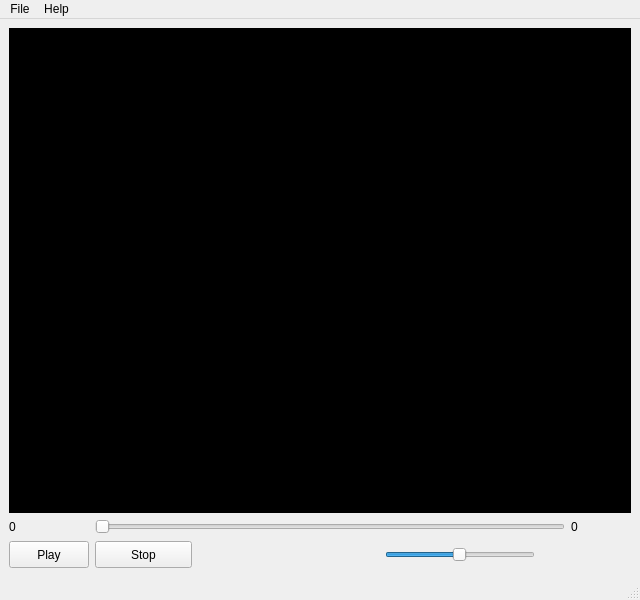
<?xml version="1.0" encoding="UTF-8"?>
<ui version="4.0">
 <class>MainWindow</class>
 <widget class="QMainWindow" name="MainWindow">
  <property name="geometry">
   <rect>
    <x>0</x>
    <y>0</y>
    <width>640</width>
    <height>600</height>
   </rect>
  </property>
  <property name="minimumSize">
   <size>
    <width>640</width>
    <height>600</height>
   </size>
  </property>
  <property name="windowTitle">
   <string>MainWindow</string>
  </property>
  <property name="statusTip">
   <string/>
  </property>
  <widget class="QWidget" name="centralwidget">
   <layout class="QGridLayout" name="gridLayout">
    <item row="0" column="0" colspan="5">
     <widget class="QFrame" name="videoframe">
      <property name="palette">
       <palette>
        <active>
         <colorrole role="Base">
          <brush brushstyle="SolidPattern">
           <color alpha="255">
            <red>255</red>
            <green>255</green>
            <blue>255</blue>
           </color>
          </brush>
         </colorrole>
         <colorrole role="Window">
          <brush brushstyle="SolidPattern">
           <color alpha="255">
            <red>0</red>
            <green>0</green>
            <blue>0</blue>
           </color>
          </brush>
         </colorrole>
        </active>
        <inactive>
         <colorrole role="Base">
          <brush brushstyle="SolidPattern">
           <color alpha="255">
            <red>255</red>
            <green>255</green>
            <blue>255</blue>
           </color>
          </brush>
         </colorrole>
         <colorrole role="Window">
          <brush brushstyle="SolidPattern">
           <color alpha="255">
            <red>0</red>
            <green>0</green>
            <blue>0</blue>
           </color>
          </brush>
         </colorrole>
        </inactive>
        <disabled>
         <colorrole role="Base">
          <brush brushstyle="SolidPattern">
           <color alpha="255">
            <red>0</red>
            <green>0</green>
            <blue>0</blue>
           </color>
          </brush>
         </colorrole>
         <colorrole role="Window">
          <brush brushstyle="SolidPattern">
           <color alpha="255">
            <red>0</red>
            <green>0</green>
            <blue>0</blue>
           </color>
          </brush>
         </colorrole>
        </disabled>
       </palette>
      </property>
      <property name="autoFillBackground">
       <bool>true</bool>
      </property>
      <property name="frameShape">
       <enum>QFrame::StyledPanel</enum>
      </property>
      <property name="frameShadow">
       <enum>QFrame::Raised</enum>
      </property>
     </widget>
    </item>
    <item row="1" column="0">
     <widget class="QLabel" name="watchedtime">
      <property name="maximumSize">
       <size>
        <width>60</width>
        <height>16777215</height>
       </size>
      </property>
      <property name="text">
       <string>0</string>
      </property>
     </widget>
    </item>
    <item row="1" column="1" colspan="3">
     <widget class="QSlider" name="timeslider">
      <property name="toolTip">
       <string>Position</string>
      </property>
      <property name="minimum">
       <number>1</number>
      </property>
      <property name="maximum">
       <number>1000</number>
      </property>
      <property name="orientation">
       <enum>Qt::Horizontal</enum>
      </property>
     </widget>
    </item>
    <item row="1" column="4">
     <widget class="QLabel" name="fulltime">
      <property name="maximumSize">
       <size>
        <width>60</width>
        <height>16777215</height>
       </size>
      </property>
      <property name="text">
       <string>0</string>
      </property>
     </widget>
    </item>
    <item row="2" column="0">
     <widget class="QPushButton" name="playbutton">
      <property name="maximumSize">
       <size>
        <width>100</width>
        <height>27</height>
       </size>
      </property>
      <property name="text">
       <string>Play</string>
      </property>
     </widget>
    </item>
    <item row="2" column="1">
     <widget class="QPushButton" name="stopbutton">
      <property name="maximumSize">
       <size>
        <width>97</width>
        <height>27</height>
       </size>
      </property>
      <property name="text">
       <string>Stop</string>
      </property>
     </widget>
    </item>
    <item row="2" column="3" colspan="2">
     <widget class="QSlider" name="volumeslider">
      <property name="sizePolicy">
       <sizepolicy hsizetype="Minimum" vsizetype="Fixed">
        <horstretch>0</horstretch>
        <verstretch>0</verstretch>
       </sizepolicy>
      </property>
      <property name="minimumSize">
       <size>
        <width>128</width>
        <height>29</height>
       </size>
      </property>
      <property name="maximumSize">
       <size>
        <width>150</width>
        <height>29</height>
       </size>
      </property>
      <property name="baseSize">
       <size>
        <width>129</width>
        <height>29</height>
       </size>
      </property>
      <property name="mouseTracking">
       <bool>false</bool>
      </property>
      <property name="toolTip">
       <string>Volume</string>
      </property>
      <property name="layoutDirection">
       <enum>Qt::LeftToRight</enum>
      </property>
      <property name="autoFillBackground">
       <bool>false</bool>
      </property>
      <property name="minimum">
       <number>1</number>
      </property>
      <property name="maximum">
       <number>100</number>
      </property>
      <property name="value">
       <number>50</number>
      </property>
      <property name="orientation">
       <enum>Qt::Horizontal</enum>
      </property>
      <property name="invertedAppearance">
       <bool>false</bool>
      </property>
      <property name="invertedControls">
       <bool>false</bool>
      </property>
      <property name="tickPosition">
       <enum>QSlider::NoTicks</enum>
      </property>
      <property name="tickInterval">
       <number>10</number>
      </property>
     </widget>
    </item>
   </layout>
  </widget>
  <widget class="QMenuBar" name="menubar">
   <property name="geometry">
    <rect>
     <x>0</x>
     <y>0</y>
     <width>640</width>
     <height>25</height>
    </rect>
   </property>
   <widget class="QMenu" name="menuFile">
    <property name="title">
     <string>File</string>
    </property>
    <addaction name="menuOpen"/>
    <addaction name="menuExit"/>
   </widget>
   <widget class="QMenu" name="menuHelp">
    <property name="title">
     <string>Help</string>
    </property>
    <addaction name="actionHelp_F1"/>
   </widget>
   <addaction name="menuFile"/>
   <addaction name="menuHelp"/>
  </widget>
  <widget class="QStatusBar" name="statusbar"/>
  <action name="menuOpen">
   <property name="text">
    <string>Open</string>
   </property>
  </action>
  <action name="menuExit">
   <property name="text">
    <string>Exit</string>
   </property>
  </action>
  <action name="actionHelp_F1">
   <property name="text">
    <string>About</string>
   </property>
  </action>
 </widget>
 <tabstops>
  <tabstop>playbutton</tabstop>
  <tabstop>timeslider</tabstop>
  <tabstop>volumeslider</tabstop>
 </tabstops>
 <resources/>
 <connections/>
</ui>
